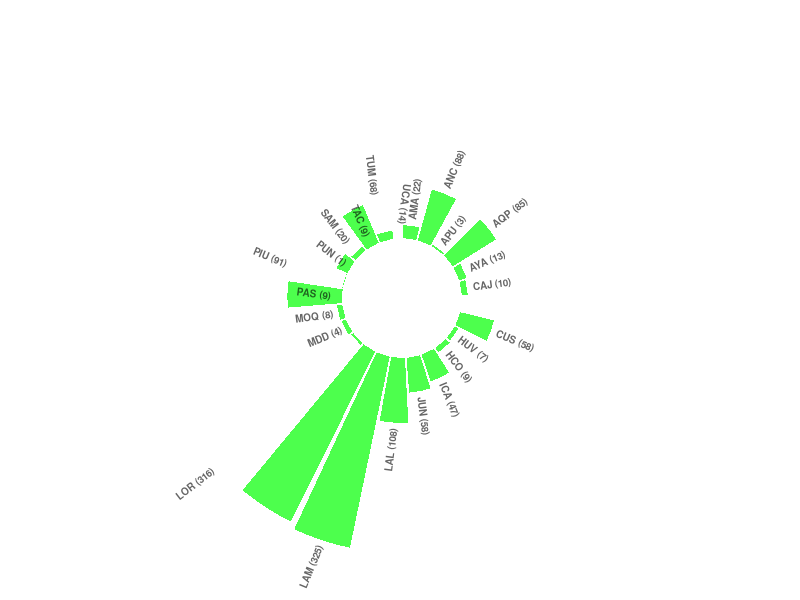

Here is the R script that generated this plot:
# Libraries
library(tidyverse)
library(data.table)
library(plyr)
######### abriendo los datos ########
setwd("~/covid19/data/modificadas")
    df0 <- read.csv("covidPE_IND_20200411_CA_clean.csv")
table(df0$REGION)
#Format data frame
df0 <- df0[2:17]
colnames(df0) <- c("ID", "Date", "Day", "Month", "Year", "Region", "Provence", "Disctrict",  
                   "Direction", "Age1", "Age", "Sex", "Hospitilized", "AISLADODOMICILS1N0", 
                   "Contact","Imported") #KEY: Sex:M=1,F=0|Hospitilized:Yes=1,No=0|Imported:Yes=1,No=0)
#df0$Date <- as.Date(df0$Date, "%m/%d/%Y") #Fix date format
df0$Date <- as.Date(df0$Date) 

df0 <- df0[1:6]
df0$count<-unlist(1)

dfag<- aggregate(count ~ Region, data = df0, sum)
dfag$id=seq(1,25)
target <- c("LIMA")
dfag<-filter(dfag, !Region %in% target) 


# ----- This section prepare a dataframe for labels ---- #
# Get the name and the y position of each label
label_data <- data
label_data<- dfag
# calculate the ANGLE of the labels
number_of_bar <- nrow(label_data)
angle <-  90 - 360 * (label_data$id-0.5) /number_of_bar     # I substract 0.5 because the letter must have the angle of the center of the bars. Not extreme right(1) or extreme left (0)

# calculate the alignment of labels: right or left
# If I am on the left part of the plot, my labels have currently an angle < -90
label_data$hjust<-ifelse( angle < -90, 1, 0)

# flip angle BY to make them readable
label_data$angle<-ifelse(angle < -90, angle+180, angle)
label_data$per<- label_data$count*100/sum(label_data$count)
options(digits=2)
        label_data$Region <- revalue(label_data$Region, 
                                    c("ANCASH"="ANC", 
                                      "AREQUIPA"="AQP",
                                      "AYACUCHO" ="AYA",
                                      "CAJAMARCA"="CAJ",
                                      "CALLAO"="CAL",
                                      "CUSCO" ="CUS",
                                      "HUANUCO" ="HCO",
                                      "ICA" ="ICA",
                                      "JUNIN" ="JUN",
                                      "LA LIBERTAD" ="LAL",
                                      "LAMBAYEQUE" ="LAM",
                                      "LIMA" ="LIM",
                                      "LORETO"="LOR",
                                      "MADRE DE DIOS"="MDD",
                                      "PASCO" ="PAS",
                                      "PIURA"="PIU",
                                      "SAN MARTIN"="SAM", 
                                      "TACNA" ="TAC",
                                      "TUMBES" ="TUM", 
                                      "AMAZONAS" ="AMA", 
                                      "MOQUEGUA"="MOQ", 
                                      "APURIMAC"="APU", 
                                      "HUANCAVELICA"="HUV", 
                                      "PUNO"="PUN", 
                                      "UCAYALI"="UCA"))
label_data$Region <- paste(label_data$Region, " (",label_data$count,")", sep="")

# ----- ------------------------------------------- ---- #
##### ploteando los barplots circulares 
p <- ggplot(dfag, aes(x=as.factor(id), y=label_data$count)) +       # Note that id is a factor. If x is numeric, there is some space between the first bar
  
  # This add the bars with a blue color
  geom_bar(stat="identity", fill=alpha("green", 0.7)) +
  
  # Limits of the plot = very important. The negative value controls the size of the inner circle, the positive one is useful to add size over each bar
  ylim(-100,350) +
  
  # Custom the theme: no axis title and no cartesian grid
  theme_minimal() +
  theme(
    axis.text = element_blank(),
    axis.title = element_blank(),
    panel.grid = element_blank(),
    plot.margin = unit(rep(-1,4), "cm")      # Adjust the margin to make in sort labels are not truncated!
  ) +
  
  # This makes the coordinate polar instead of cartesian.
  coord_polar(start = 0) +
  
  # Add the labels, using the label_data dataframe that we have created before
  geom_text(data=label_data, aes(x=id, y=count+10, label=Region, hjust=hjust), color="black", fontface="bold",alpha=0.6, size=2.5, angle= label_data$angle, inherit.aes = FALSE ) 

p







